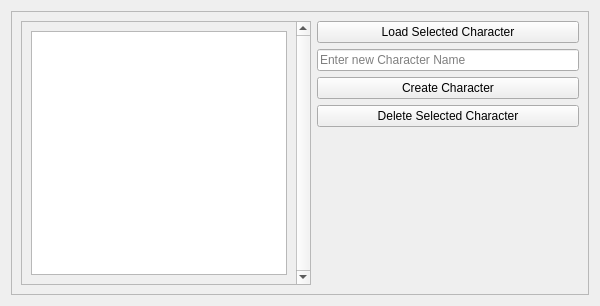
<?xml version="1.0" encoding="UTF-8"?>
<ui version="4.0">
 <class>Form</class>
 <widget class="QWidget" name="Form">
  <property name="geometry">
   <rect>
    <x>0</x>
    <y>0</y>
    <width>600</width>
    <height>306</height>
   </rect>
  </property>
  <property name="sizePolicy">
   <sizepolicy hsizetype="Expanding" vsizetype="Expanding">
    <horstretch>0</horstretch>
    <verstretch>0</verstretch>
   </sizepolicy>
  </property>
  <property name="windowTitle">
   <string>Form</string>
  </property>
  <layout class="QGridLayout" name="gridLayout">
   <item row="0" column="0">
    <widget class="QFrame" name="frame">
     <property name="frameShape">
      <enum>QFrame::StyledPanel</enum>
     </property>
     <property name="frameShadow">
      <enum>QFrame::Raised</enum>
     </property>
     <layout class="QGridLayout" name="gridLayout_2">
      <item row="0" column="0">
       <layout class="QHBoxLayout" name="horizontalLayout">
        <item>
         <widget class="QScrollArea" name="scrollArea">
          <property name="verticalScrollBarPolicy">
           <enum>Qt::ScrollBarAlwaysOn</enum>
          </property>
          <property name="widgetResizable">
           <bool>true</bool>
          </property>
          <widget class="QWidget" name="scrollAreaWidgetContents">
           <property name="geometry">
            <rect>
             <x>0</x>
             <y>0</y>
             <width>274</width>
             <height>264</height>
            </rect>
           </property>
           <layout class="QVBoxLayout" name="verticalLayout">
            <item>
             <widget class="QListWidget" name="characterListWidget"/>
            </item>
           </layout>
          </widget>
         </widget>
        </item>
        <item>
         <layout class="QGridLayout" name="gridLayout_3">
          <item row="2" column="0">
           <widget class="QPushButton" name="createCharacterButton">
            <property name="text">
             <string>Create Character</string>
            </property>
           </widget>
          </item>
          <item row="4" column="0">
           <spacer name="verticalSpacer">
            <property name="orientation">
             <enum>Qt::Vertical</enum>
            </property>
            <property name="sizeHint" stdset="0">
             <size>
              <width>20</width>
              <height>40</height>
             </size>
            </property>
           </spacer>
          </item>
          <item row="1" column="0">
           <widget class="QLineEdit" name="newCharacterNameText">
            <property name="placeholderText">
             <string>Enter new Character Name</string>
            </property>
           </widget>
          </item>
          <item row="0" column="0">
           <widget class="QPushButton" name="loadCharacterButton">
            <property name="text">
             <string>Load Selected Character</string>
            </property>
           </widget>
          </item>
          <item row="3" column="0">
           <widget class="QPushButton" name="deleteCharacterButton">
            <property name="text">
             <string>Delete Selected Character</string>
            </property>
           </widget>
          </item>
         </layout>
        </item>
       </layout>
      </item>
     </layout>
    </widget>
   </item>
  </layout>
 </widget>
 <resources/>
 <connections/>
</ui>
